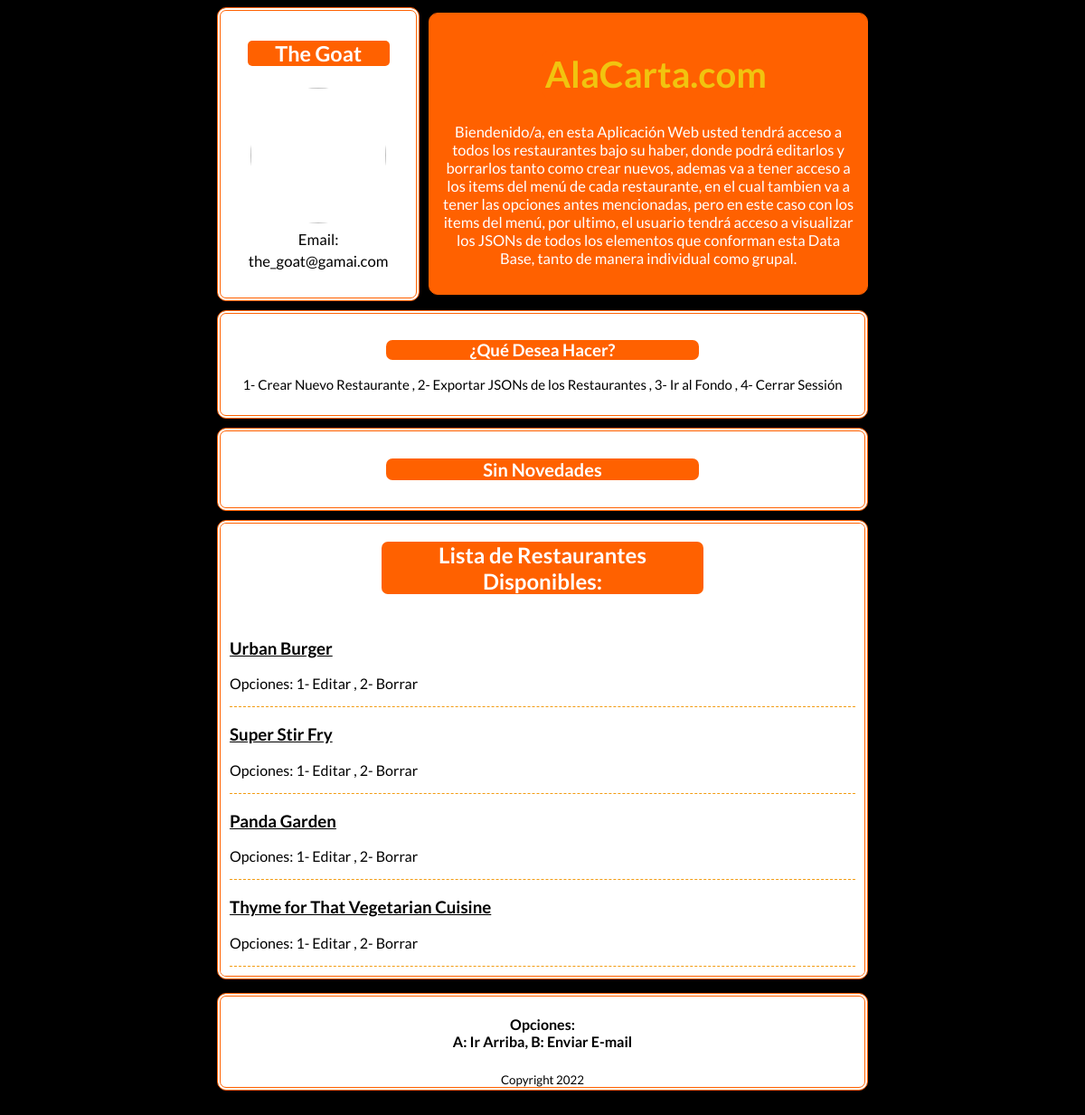
Screenshot of /restaurants (signed in) with the database file from the repository.
### database_setup_2.py (models this page shows, shortened)
class Restaurant(Base):
    __tablename__ = 'restaurant'
    id = Column(Integer, primary_key=True)
    name = Column(String(250), nullable=False)
    user_id = Column(Integer, ForeignKey('user.id'))
    user = relationship(User)#Define la conexion con la tabla User.

### project.py (the view)
@app.route("/")
@app.route("/restaurants")
def show_restaurants():
	if login_session.get('provider') == "GitHub":
		get_github_info()
		add_to_DB_or_not()
	rests = session.query(Restaurant).all()
	return render_template("show_restaurants.html", rests = rests, lg = login_session)

### templates/show_restaurants.html (shortened to what this page needs)
<!DOCTYPE html>
<html>
	<head>
		<link rel="stylesheet" type="text/css" href="{{url_for('static', filename = 'stylos_show_rests.css')}}">
	</head>
	<body>
		<header id= "header">
			<div id = "header_div1">
				<center>
					<p>
						{% if not(lg.get('username') == None) %}
							<h3 id ="name">{{lg.get('username')}}</h3>
							<img src = '{{ "{}".format(lg["picture_url"]) }}' width = '150', height = '150'/>
							<br>
							<small>Email: {{lg.get('email')}}</small>
						{% else %}
							No One :(
						{% endif%}
					</p>
				</center>
			</div>
			<div id = "header_div2">
				<center>
					<h1 id = "titulo"> AlaCarta.com </h1>
						<p id = "info">
							Biendenido/a, en esta Aplicación Web usted tendrá acceso a todos los restaurantes bajo su haber, donde podrá editarlos y borrarlos tanto como crear nuevos,
							ademas va a tener acceso a los items del menú de cada restaurante, en el cual tambien va a tener las opciones antes mencionadas, pero en este caso con los items del menú, por ultimo, el usuario tendrá acceso a visualizar los JSONs de todos los elementos que conforman esta Data Base, tanto de manera individual como grupal.
						</p>
				</center>
			</div>
		</header>
		<div id = "options">
				<center>
						<h3> ¿Qué Desea Hacer? </h3>
							<p id = "innerP2" >
								{% if lg.get('username') == None %}
									1-<a href="{{url_for('show_login')}}"> Acceder </a>,
									2-<a href="#botton"> Ir al Fondo </a>
								{% else %}
									1-<a href="{{url_for('new_rest')}}"> Crear Nuevo Restaurante </a>,
									2-<a href="{{url_for('restaurants_JSON')}}"> Exportar JSONs de los Restaurantes </a>,
									3-<a href="#botton"> Ir al Fondo </a>,
									4-<a href="{{url_for('show_login')}}"> Cerrar Sessión </a>
								{% endif %}
							</p>
				</center>
		</div>
		<div id = flashed>
		{% with messages = get_flashed_messages() %}
			{% if messages %}
				<div id ="innerDiv">
				<h3> Novedades: </h3>
					<ul>
					{% for m in messages %}
						<li>
							 {{m}}
						</li>
					{% endfor %}
					</ul>
				</div>
			{% else %}
				<center>
					 <p id = "innerP"> <b>Sin Novedades </b> </p>
				</center>
			{% endif %}
		{% endwith %}
		</div>
		<div id = "listado">
			<center>
				<h2 id="innerh2"> Lista de Restaurantes Disponibles: </h2>
			</center>
		<ul id = "lista">
		{% for r in rests %}
			<li>
				<div class="listDiv">
					<p>
						<a href="{{url_for('restaurant_menu', restaurant_id = r.id)}}">
							<h3 class="listT"> <u>{{r.name}} </u> </h3>
						</a>
						{% if lg.get('user_id') == 1 or lg.get('user_id') == r.user_id %}
							<p class = "listOp">Opciones:
								1- <a href="{{ url_for('edit_rest', restaurant_id = r.id) }}"> Editar </a>,
								2- <a href="{{ url_for('delete_rest', restaurant_id = r.id) }}"> Borrar </a>
							</p>
						{% endif %}
					</p>
				</div>
			</li>
		{% endfor %}
		</div>
		<footer id = "botton">
			<center>
				<h4>
					Opciones:<br>
					A: <a href="#titulo">Ir Arriba</a>,
					B: <a href="mailto:adn221294@gmail.com">Enviar E-mail</a>
				</h4>
				<small>
					Copyright 2022
				</small>
				<br>
			</center>
		</footer>
	</body>
</html>

### static/stylos_show_rests.css (style rules this page uses)
html { font-family: 'Lato', sans-serif; }
body { background-color: black; width: 60%; margin-left: 20%; }
#header { display:flex; justify-content: center; align-items: center; }
#titulo { color: #F1C40F; border-style: double; border-color: #FF6100; border-radius: 7px; border-width: 3px; width: 50%; background-color: #FF6100; }
#info { color: white; font-size: 16.5px; }
#header_div1 { color: black; background-color: white; border-radius: 10px; height: 100%; width: 30%; padding: 10px; font-size: 20px; padding: 10px; margin-right: 10px; border-width: 6px; }
#header_div2 { background-color: #FF6100; border-radius: 10px; width: 70%; padding: 10px; font-size: 20px; }
#options { background-color: white; border-radius: 10px; padding: 10px; margin-top: 10px; }
#options h3 { color: white; border-radius: 7px; border-width: 3px; width: 50%; height: 20%; background-color: #FF6100; }
#flashed { background-color: white; border-radius: 10px; padding: 10px; margin-top: 10px; }
#listado { background-color: white; height: 500px; overflow: scroll; margin-top: 10px; }
#listado h2 { border-radius: 7px; border-width: 3px; width: 50%; color: white; background-color: #FF6100; }
#lista li { color: #F39C12; border-bottom: dashed 1.5px; }
#lista { list-style-type: none; list-style-position: outside; padding: 10px; }
#innerP { width: 50%; border-radius: 7px; color: white; font-size: 20px; background-color: #FF6100; }
#innerP2 { color: black; font-size: 15px; }
#listado, #header_div1, #header_div2, #options, #flashed, #botton { border-style: double; border-radius: 10px; border-color: #FF6100; border-width: 4.5px; }
.listOp { color: black; }
#botton { color: black; background-color: white; margin-top: 15px; }
a { transition: color 0.5s linear; color: black; text-decoration: none; }
img { border-radius:75px; }
#name { border-radius: 5px; border-width: 3px; width: 80%; color: white; background-color: #FF6100; }

### rows the page displays
Restaurant: name "Urban Burger"
Restaurant: name "Super Stir Fry"
Restaurant: name "Panda Garden"
Restaurant: name "Thyme for That Vegetarian Cuisine"

### other values shown
{{ lg.get('username') }} "The Goat"
{{ lg.get('email') }} "the_goat@gamai.com"
